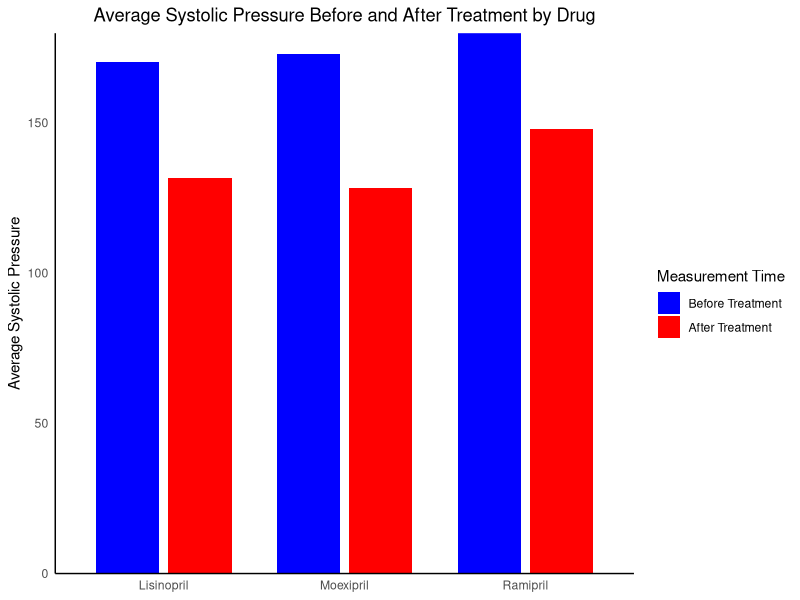

Here is the R script that generated this plot:
## ---- chunk 1
knitr::opts_chunk$set(echo = TRUE)
# Load necessary libraries
library(dplyr)
library(ggplot2)
library(knitr)
library(kableExtra)
library(tidyverse)
## ---- chunk 2
bloodpressurestudy <- read.csv("bloodpressurestudy.csv")
# Calculate summary statistics
summary_stats <- bloodpressurestudy %>%
  group_by(drug) %>%
  summarise(
    Pre_Mean = mean(before, na.rm = TRUE),
    Pre_SD = sd(before, na.rm = TRUE),
    Post_Mean = mean(after, na.rm = TRUE),
    Post_SD = sd(after, na.rm = TRUE),
    Mean_Difference = mean(after - before, na.rm = TRUE),
    SD_Difference = sd(after - before, na.rm = TRUE),
    Median_Difference = median(after - before, na.rm = TRUE),
    Min_Difference = min(after - before, na.rm = TRUE),
    Max_Difference = max(after - before, na.rm = TRUE)
  )
# Format the summary statistics table using kable and kableExtra
summary_stats_table <- summary_stats %>%
  kable(
    format = "html",
    col.names = c("Drug", "Pre-Treatment Mean", "Pre-Treatment SD", "Post-Treatment Mean", "Post-Treatment SD",
                   "Mean Difference", "SD Difference", "Median Difference", "Min Difference", "Max Difference"),
    caption = "Summary Statistics for Each Drug"
  ) %>%
  kable_styling(bootstrap_options = c("striped", "hover", "condensed", "responsive"),
                full_width = FALSE)

# Print the table
summary_stats_table

## ---- chunk 3
library(tidyverse)
library(ggplot2)

# Reshape data from wide to long format
bloodpressure_long <- bloodpressurestudy %>%
  pivot_longer(cols = c(before, after), names_to = "time", values_to = "pressure") %>%
  mutate(time = factor(recode(time, "before" = "Before Treatment", "after" = "After Treatment"),
                       levels = c("Before Treatment", "After Treatment")))

# Create bar chart
ggplot(bloodpressure_long, aes(x = drug, y = pressure, fill = time)) +
  geom_bar(stat = "summary", fun = "mean", position = position_dodge(width = 0.8), width = 0.7) +
  labs(title = "Average Systolic Pressure Before and After Treatment by Drug",
       x = NULL,  # Remove x-axis title
       y = "Average Systolic Pressure",
       fill = "Measurement Time") +
  theme_minimal() +
  theme(
    panel.grid.major = element_blank(),  # Remove major gridlines
    panel.grid.minor = element_blank(),  # Remove minor gridlines
    panel.background = element_blank(),  # Remove panel background
    axis.line = element_line(colour = "black"),  # Add axis lines for clarity
    plot.title = element_text(hjust = 0.5),  # Center the plot title
    axis.text.x = element_text(angle = 0, hjust = 0.5)  # Set x-axis text to horizontal
  ) +
  scale_y_continuous(expand = c(0, 0)) +  # Remove space between bars and axis
  scale_fill_manual(values = c("Before Treatment" = "blue", "After Treatment" = "red"))
